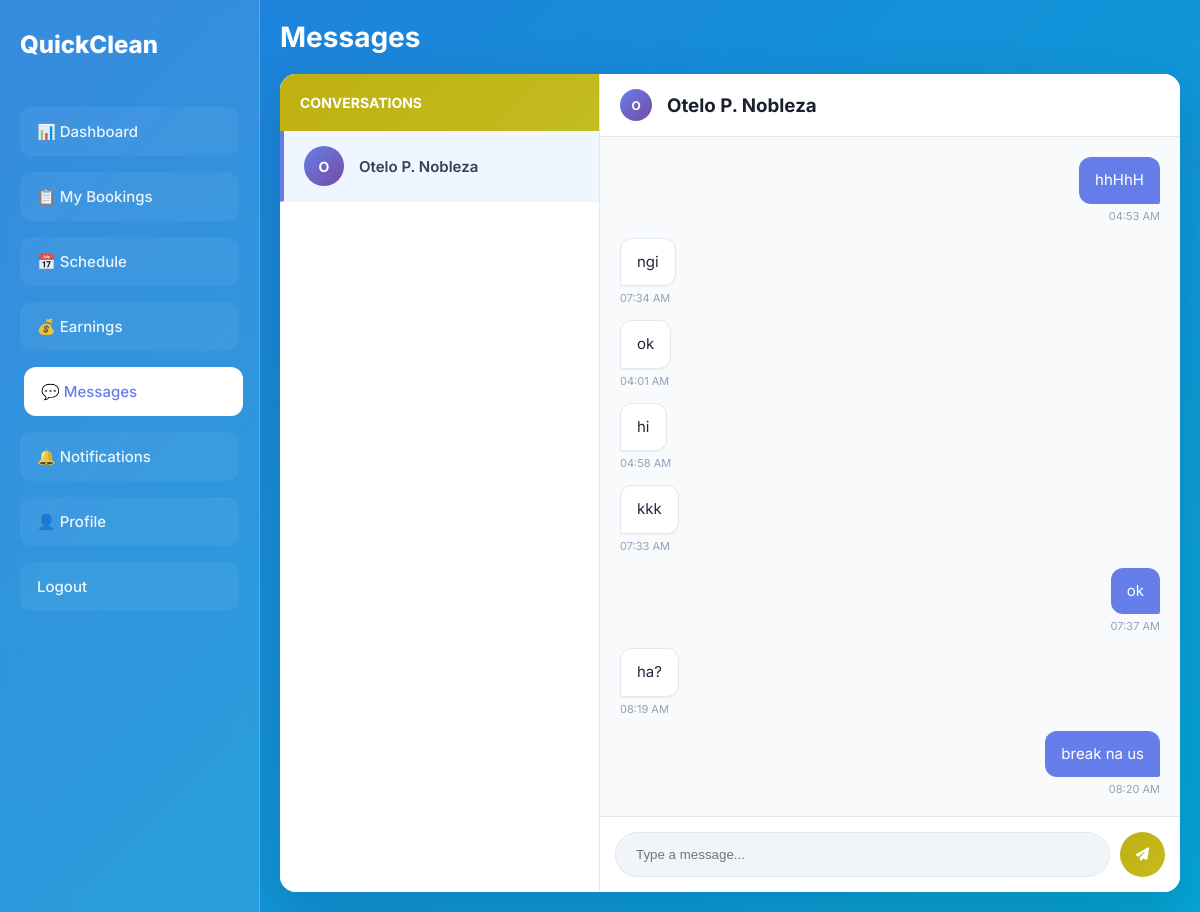
The app's page /Cleaner/cleaner_messages.php?u=22 (signed in) with its own data.
### tables this page shows
CREATE TABLE `user` (
  `user_id` int(11) NOT NULL,
  `name` varchar(50) NOT NULL,
  `email` varchar(50) NOT NULL,
  `password` varchar(255) NOT NULL,
  `profile_pic` varchar(255) NOT NULL,
  `address` varchar(100) DEFAULT NULL,
  `contact_num` varchar(50) DEFAULT NULL,
  `role` enum('admin','customer','cleaner','') NOT NULL,
  `date_created` timestamp NOT NULL DEFAULT current_timestamp(),
  `last_updated` timestamp NOT NULL DEFAULT current_timestamp() ON UPDATE current_timestamp()
);

CREATE TABLE `messages` (
  `id` int(11) NOT NULL,
  `sender_id` int(11) NOT NULL,
  `receiver_id` int(11) NOT NULL,
  `message` text NOT NULL,
  `created_at` timestamp NULL DEFAULT current_timestamp()
);

### Cleaner/cleaner_messages.php (the view, shortened to what this page needs)
<?php
$host = "localhost";
$user = "root";
$pass = "";
$db   = "quickclean";
$conn = new mysqli($host, $user, $pass, $db);
$cleaner_id = $_SESSION['user_id'];
$users_stmt = $conn->prepare("
    SELECT DISTINCT u.user_id, u.name
    FROM messages m
    JOIN user u ON (u.user_id = m.sender_id OR u.user_id = m.receiver_id)
    WHERE (m.sender_id = ? OR m.receiver_id = ?)
      AND u.user_id != ?
    ORDER BY u.name ASC
");
$users_stmt->bind_param("iii", $cleaner_id, $cleaner_id, $cleaner_id);
$users_stmt->execute();
$users = $users_stmt->get_result();
$selected_user = isset($_GET['u']) ? intval($_GET['u']) : 0;
$conversation = null;
$selected_user_name = "";
if ($selected_user) {
    $stmt = $conn->prepare("
        SELECT m.sender_id, m.receiver_id, m.message, m.created_at, u.name AS sender_name
        FROM messages m
        LEFT JOIN user u ON u.user_id = m.sender_id
        WHERE (m.sender_id = ? AND m.receiver_id = ?)
           OR (m.sender_id = ? AND m.receiver_id = ?)
        ORDER BY m.created_at ASC
    ");
    $stmt->bind_param("iiii", $cleaner_id, $selected_user, $selected_user, $cleaner_id);
    $stmt->execute();
    $conversation = $stmt->get_result();
    $stmt2 = $conn->prepare("SELECT name FROM user WHERE user_id = ?");
    $stmt2->bind_param("i", $selected_user);
    $stmt2->execute();
    $result = $stmt2->get_result();
    if ($row = $result->fetch_assoc()) {
        $selected_user_name = $row['name'];
    }
}
$mobile_view_class = $selected_user ? 'show-chat' : 'show-list';
?>
<!DOCTYPE html>
<html lang="en">
<head>
  <link rel="stylesheet" href="https://cdnjs.cloudflare.com/ajax/libs/font-awesome/6.4.0/css/all.min.css">
</head>
<body class="<?= $mobile_view_class ?>">
  <div class="wrapper">
    <div class="sidebar" id="sidebar">
      <div class="sidebar-logo">
        QuickClean
      </div>
      <div class="nav-item"><a href="dashboard.php">📊 Dashboard</a></div>
      <div class="nav-item"><a href="assigned.php">📋 My Bookings</a></div>
      <div class="nav-item"><a href="schedule.php">📅 Schedule</a></div>
      <div class="nav-item"><a href="earnings.php">💰 Earnings</a></div>
      <div class="nav-item"><a href="cleaner_messages.php" class="active">💬 Messages</a></div>
      <div class="nav-item"><a href="cleaner-notification.php">🔔 Notifications</a></div>
      <div class="nav-item"><a href="profile.php">👤 Profile</a></div>
      <div class="nav-item"><a href="logout.php">Logout</a></div>
    </div>
    <div class="content">
      <div class="header">
        <h1>Messages</h1>
      </div>
      <div class="chat-container">
        <div class="users-list">
          <div class="users-header">
            <h3>Conversations</h3>
          </div>
          <div class="users-scroll">
            <?php
            if ($users->num_rows > 0) {
                $users->data_seek(0);
                while ($u = $users->fetch_assoc()):
                    $initials = strtoupper(substr($u['name'], 0, 1));
            ?>
                <div class="user-item <?= ($u['user_id'] == $selected_user) ? 'active' : '' ?>"
                     onclick="window.location='cleaner_messages.php?u=<?= $u['user_id'] ?>'">
                    <div class="user-avatar"><?= $initials ?></div>
                    <div class="user-info">
                        <div class="user-name"><?= htmlspecialchars($u['name']) ?></div>
                    </div>
                </div>
            <?php endwhile;
            } ?>
          </div>
        </div>
        <div class="chat-box">
          <?php if (!$selected_user): ?>
              <div class="empty-state">
                  <i class="fas fa-paper-plane"></i>
                  <h3>Select a conversation</h3>
                  <p>Choose a customer from the list to start chatting.</p>
              </div>
          <?php else: ?>
              <div class="chat-header">
                  <div class="user-avatar" style="width:32px; height:32px; font-size:12px;">
                      <?= strtoupper(substr($selected_user_name, 0, 1)) ?>
                  </div>
                  <h3><?= htmlspecialchars($selected_user_name) ?></h3>
              </div>
              <div class="messages-scroll" id="messagesScroll">
                  <?php
                  if ($conversation && $conversation->num_rows > 0) {
                      $conversation->data_seek(0);
                      while ($msg = $conversation->fetch_assoc()):
                  ?>
                      <div class="msg <?= ($msg['sender_id'] == $cleaner_id) ? 'me' : 'them' ?>">
                          <div class="msg-content">
                              <?= nl2br(htmlspecialchars($msg['message'])) ?>
                          </div>
                          <div class="timestamp">
                              <?= date('h:i A', strtotime($msg['created_at'])) ?>
                          </div>
                      </div>
                  <?php
                      endwhile;
                  } ?>
              </div>
              <div class="send-box">
                  <form method="POST" class="send-form">
                      <input type="text" name="message" placeholder="Type a message..." required autocomplete="off">
                      <button type="submit" name="send_reply" class="send-btn">
                          <i class="fas fa-paper-plane"></i>
                      </button>
                  </form>
              </div>
          <?php endif; ?>
        </div>
      </div>
    </div>
  </div>
</body>
</html>

### Cleaner/cleaner_messages.php (style rules this page uses)
:root { --primary: #667eea; --primary-dark: #5a67d8; --bg-gradient: linear-gradient(135deg, #217edbff 0%, #05a6d6ff 100%); --glass-bg: rgba(255, 255, 255, 0.1); --glass-border: rgba(255, 255, 255, 0.2); }
* { margin: 0; padding: 0; box-sizing: border-box; }
body { font-family: 'Inter', sans-serif; background: var(--bg-gradient); color: #1a202c; height: 100vh; overflow: hidden; }
.wrapper { display: flex; height: 100vh; position: relative; }
.sidebar { width: 260px; background: var(--glass-bg); backdrop-filter: blur(10px); border-right: 1px solid var(--glass-border); padding: 30px 20px; color: white; height: 100%; display: flex; flex-direction: column; z-index: 100; transition: transform 0.3s ease; }
.sidebar-logo { font-size: 24px; font-weight: 800; margin-bottom: 40px; color: white; display: flex; justify-content: space-between; align-items: center; }
.nav-item { margin: 8px 0; }
.nav-item a { display: flex; align-items: center; gap: 12px; background: rgba(255, 255, 255, 0.05); padding: 14px 16px; border-radius: 12px; text-decoration: none; color: rgba(255, 255, 255, 0.9); font-size: 15px; font-weight: 500; transition: all 0.2s ease; border: 1px solid transparent; }
.nav-item a:hover, .nav-item a.active { background: white; color: var(--primary); transform: translateX(4px); }
.content { flex: 1; display: flex; flex-direction: column; height: 100%; padding: 20px; overflow: hidden; }
.header { display: flex; align-items: center; gap: 15px; margin-bottom: 20px; flex-shrink: 0; }
.header h1 { color: white; font-size: 28px; font-weight: 700; }
.chat-container { flex: 1; background: white; border-radius: 16px; box-shadow: 0 20px 60px rgba(0, 0, 0, 0.15); overflow: hidden; display: flex; min-height: 0; }
.users-list { width: 320px; border-right: 1px solid #e2e8f0; display: flex; flex-direction: column; background: #fff; }
.users-header { background: linear-gradient(135deg, #bfb010ff 0%, #c4bc20ff 100%); padding: 20px; color: white; flex-shrink: 0; }
.users-header h3 { font-size: 14px; text-transform: uppercase; font-weight: 700; }
.users-scroll { flex: 1; overflow-y: auto; }
.user-item { padding: 15px 20px; border-bottom: 1px solid #f1f5f9; cursor: pointer; display: flex; align-items: center; gap: 15px; transition: background 0.2s; }
.user-item.active { background: #eff6ff; border-left: 4px solid var(--primary); }
.user-avatar { width: 40px; height: 40px; border-radius: 50%; background: linear-gradient(135deg, #667eea 0%, #764ba2 100%); color: white; display: flex; align-items: center; justify-content: center; font-weight: 700; font-size: 14px; flex-shrink: 0; }
.user-name { font-weight: 600; color: #334155; font-size: 15px; }
.chat-box { flex: 1; display: flex; flex-direction: column; background: #f8fafc; }
.chat-header { padding: 15px 20px; background: white; border-bottom: 1px solid #e2e8f0; display: flex; align-items: center; gap: 15px; flex-shrink: 0; }
.messages-scroll { flex: 1; overflow-y: auto; padding: 20px; display: flex; flex-direction: column; gap: 15px; }
.msg { max-width: 75%; display: flex; flex-direction: column; }
.msg.me { align-self: flex-end; align-items: flex-end; }
.msg.them { align-self: flex-start; align-items: flex-start; }
.msg-content { padding: 12px 16px; border-radius: 12px; font-size: 15px; line-height: 1.5; position: relative; }
.msg.me .msg-content { background: var(--primary); color: white; border-bottom-right-radius: 2px; }
.msg.them .msg-content { background: white; color: #1e293b; border: 1px solid #e2e8f0; border-bottom-left-radius: 2px; box-shadow: 0 1px 2px rgba(0,0,0,0.05); }
.timestamp { font-size: 11px; color: #94a3b8; margin-top: 5px; }
.send-box { padding: 15px; background: white; border-top: 1px solid #e2e8f0; flex-shrink: 0; }
.send-form { display: flex; gap: 10px; }
.send-form input { flex: 1; padding: 12px 20px; border-radius: 25px; border: 1px solid #e2e8f0; background: #f1f5f9; outline: none; }
.send-btn { width: 45px; height: 45px; border-radius: 50%; border: none; background: linear-gradient(135deg, #bfb010ff 0%, #c4bc20ff 100%); color: white; cursor: pointer; display: flex; align-items: center; justify-content: center; transition: transform 0.2s; }

### records on screen
user: name "O", name "Otelo P. Nobleza"
messages: message "hhHhH", created_at "04:53 AM"
messages: message "ngi", created_at "07:34 AM"
messages: message "ok", created_at "04:01 AM"
messages: message "hi", created_at "04:58 AM"
messages: message "kkk", created_at "07:33 AM"
messages: message "ok", created_at "07:37 AM"
messages: message "ha?", created_at "08:19 AM"
messages: message "break na us", created_at "08:20 AM"
